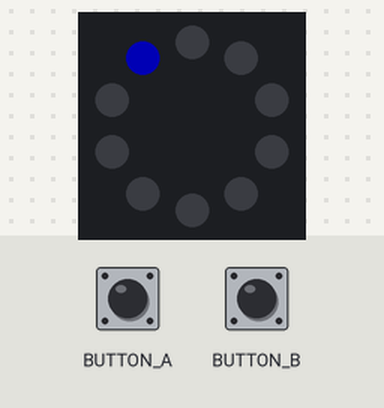
This program was run on a simulated Circuit Playground running CircuitPython. Parts: the board's ring of 10 RGB LEDs (number 0 left of the top, counting anticlockwise). Dim RGB values are drawn brighter than linear.

Above: at 0.1 s.
At 0.6 s:
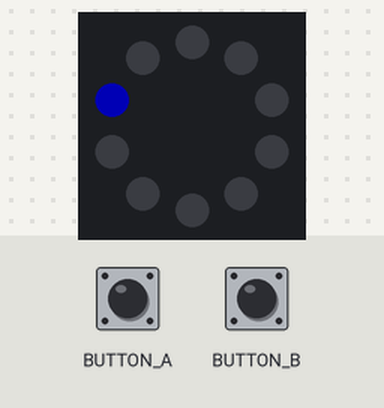
At 1.1 s:
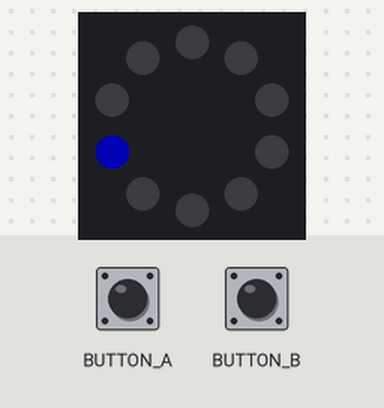
At 2.1 s:
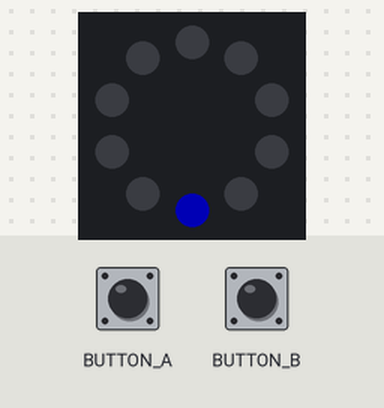
At 3.1 s:
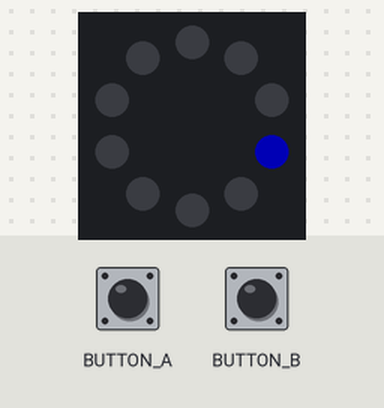
At 4.6 s:
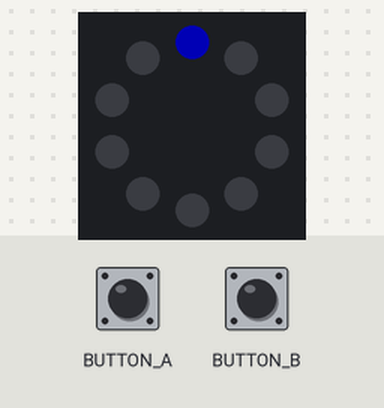

Measured:
- by itself, everything shown: repeats every 5.0 s, in 10 steps
- what the display in image 1 shows lasts 0.5 s, from 0.5 s to 1.0 s

The program:

main.py
```python
import time

from adafruit_circuitplayground.express import cpx


# Configure the pixel brightness
cpx.pixels.brightness = 0.25
# Configure the movement, color and what is the first pixel
direction = 1
color = (0, 0, 255)
pixel = 0

while True:
    # Clear all the pixels
    cpx.pixels.fill(0)

    # Select the current pixel color
    cpx.pixels[pixel] = color

    # Change the direction if button is pressed
    if cpx.button_a:
        direction = 1
    elif cpx.button_b:
        direction = -1

    # Next pixel on the direction
    pixel += direction
    # Restart pixel if it is needed
    pixel = 0 if (pixel > 9) else 9 if (pixel < 0) else pixel

    time.sleep(0.5)
```
